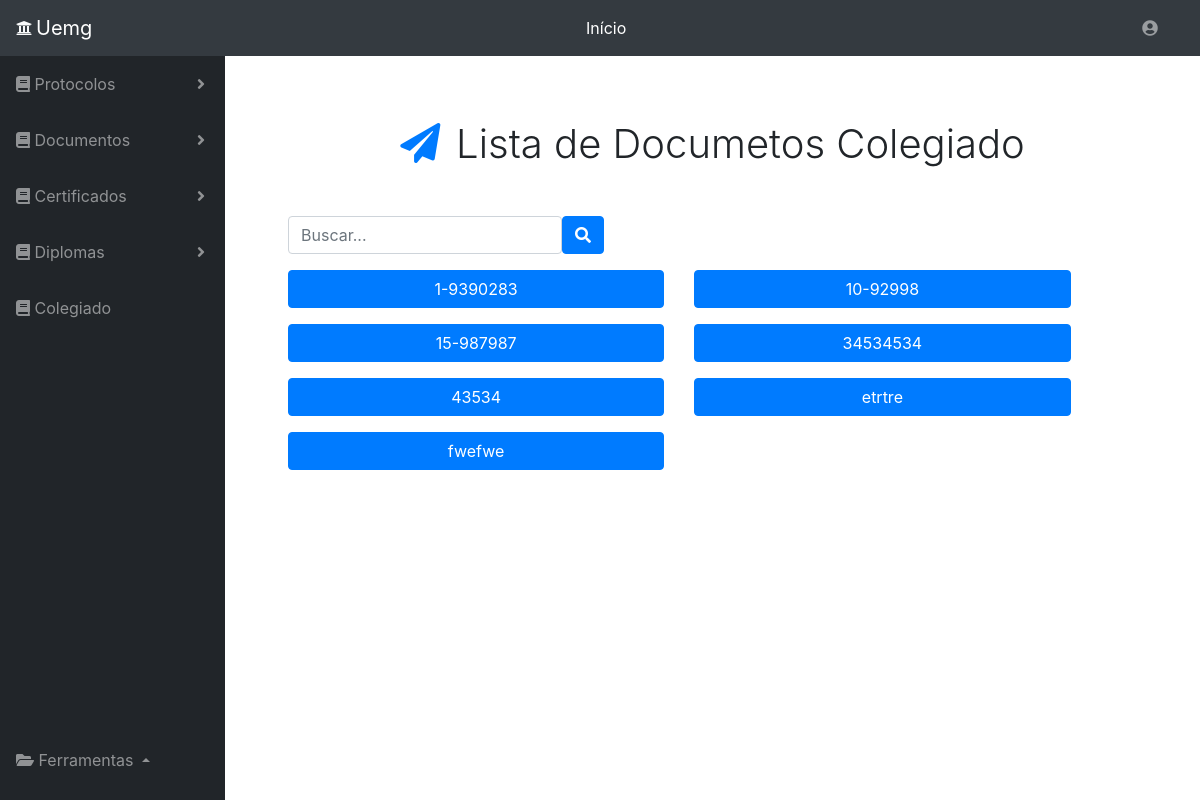
The app's page /doccolegiado.php, older data.
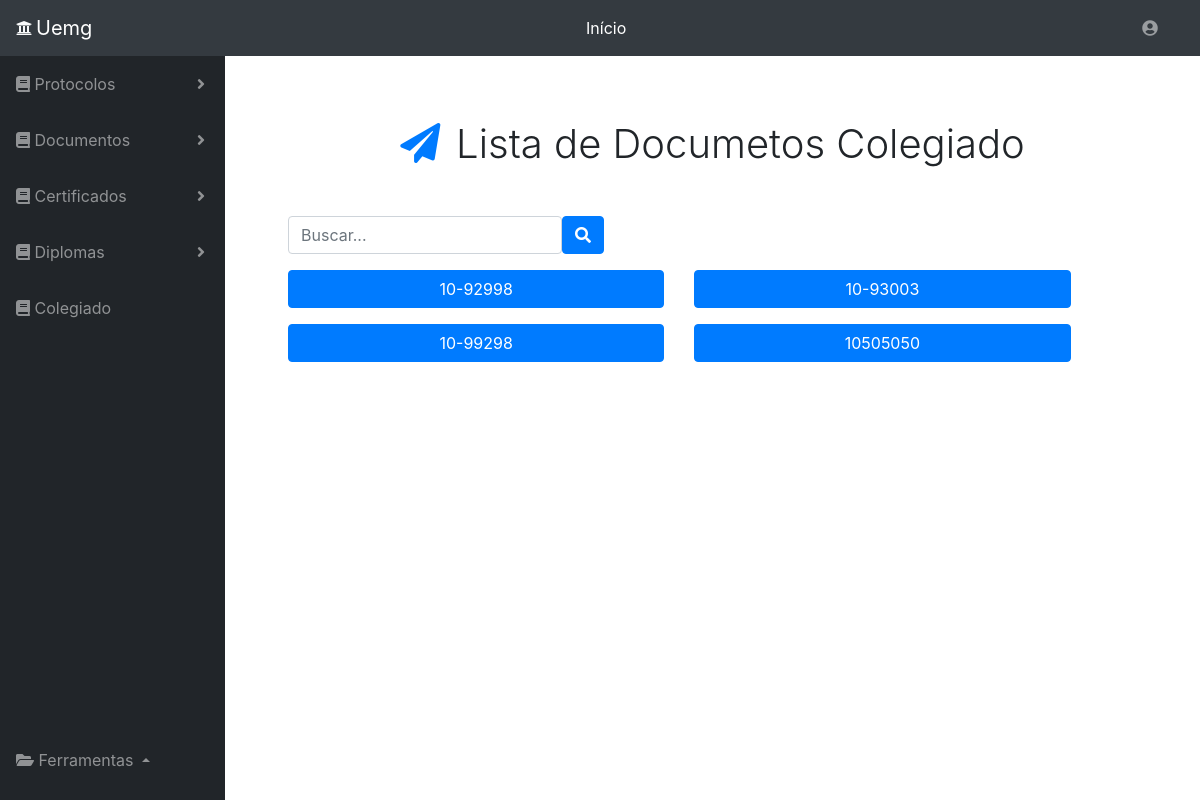
The same page, newer data.
### tables this page shows
CREATE TABLE `addprotocolos` (
  `nome` varchar(255) NOT NULL,
  `atendente` varchar(255) NOT NULL,
  `curso` varchar(255) NOT NULL,
  `historico` varchar(255) NOT NULL,
  `data` date NOT NULL,
  `observacao` varchar(1000) NOT NULL,
  `numproto` varchar(255) NOT NULL,
  `ra` varchar(50) NOT NULL,
  `obsevacaocolegiado` varchar(255) NOT NULL,
  `cursocolegiado` varchar(255) NOT NULL,
  `encaminhamento` varchar(255) NOT NULL,
  `encaminhamentocolegiado` varchar(255) NOT NULL,
  `vencimento` varchar(255) NOT NULL,
  `dataretirada` date NOT NULL,
  `hora` time NOT NULL,
  `datavencimento` date NOT NULL,
  `statusColeg` tinyint(1) NOT NULL,
  `status` tinyint(1) NOT NULL,
  `Id` int(11) NOT NULL
);

### doccolegiado.php (the view, shortened to what this page needs)
<!DOCTYPE html>
<head>
    <link rel="stylesheet" href="https://stackpath.bootstrapcdn.com/bootstrap/4.1.3/css/bootstrap.min.css">
    <link rel="stylesheet" type="text/css" media="screen" href="menu.css" />
    <link rel="stylesheet" href="https://use.fontawesome.com/releases/v5.5.0/css/all.css">
</head>
<body id="page-top">
    <nav class="navbar navbar-expand navbar-dark bg-dark static-top">
      <i class="fas fa-university text-light mr-1"></i>
            <a class="navbar-brand mr-1" href="menu.php">Uemg</a>
       <form class="d-none d-md-inline-block form-inline ml-auto mr-0 mr-md-3 my-2 my-md-0">
        <ul class="navbar-nav ml-auto ml-md-0">
            <li class="nav-item dropdown no-arrow">
              <a class="nav-link dropdown-toggle text-white" href="menu.php" id="userDropdown" role="button" >
                Início
              </a>
            </li>
        </ul>
       </form>
      <form class="d-none d-md-inline-block form-inline ml-auto mr-0 mr-md-3 my-2 my-md-0">
        <ul class="navbar-nav ml-auto ml-md-0">
          <li class="nav-item dropdown no-arrow">
            <a class="nav-link dropdown-toggle" href="#" id="userDropdown" role="button" data-toggle="dropdown" aria-haspopup="true" aria-expanded="false">
               <i class="fas fa-user-circle fa-fw"></i>
             </a>
         </li>
        </ul>
      </form>
    </nav>
    <div id="wrapper">
      <?php include_once 'side_bar.php';?>
      <div id="content-wrapper">
        <div class="container-fluid">
          <div class="col-12 text-center my-5">
              <h1 style="font-weight: 330;"><i class="fa fa-paper-plane text-primary mr-3" aria-hidden="true" ></i>Lista de Documetos Colegiado</h1>
           </div>
           <div class="row">
            <div class="col-12">
                <form class="form-inline mb-3 "  >
                  <input class="form-control ml-5" type="search" placeholder="Buscar..." id="buscanome"  onkeyup="buscarColegiado(this.value)">
                  <button class="btn btn-primary" type="submit"><i class="fas fa-search"></i></button>
              </form>
                <div class='row' id="resultado">
                        <?php
                          $sql = "SELECT * FROM addprotocolos ORDER BY ra ASC";
                          $consulta = mysqli_query($conn, $sql);
                          while( $dados = mysqli_fetch_assoc($consulta)){
                              ?>
                              <form action="post" class="col-5">
                                  <button type="submit" class="btn btn-primary ml-5 mb-3" formaction="vercolegiado.php" style="width:100%"><?php echo $dados['ra']; ?></button>
                              </form>
                        <?php } ?>
                    </div>
                </div>
              </div>
          </div>
      </div>
  </body>
</html>

Row changes from the older to the newer data that the page shows:
removed addprotocolos: ra "1-9390283"
removed addprotocolos: ra "15-987987"
removed addprotocolos: ra "34534534"
removed addprotocolos: ra "43534"
removed addprotocolos: ra "etrtre"
removed addprotocolos: ra "fwefwe"
added addprotocolos: ra "10-93003"
added addprotocolos: ra "10-99298"
added addprotocolos: ra "10505050"
